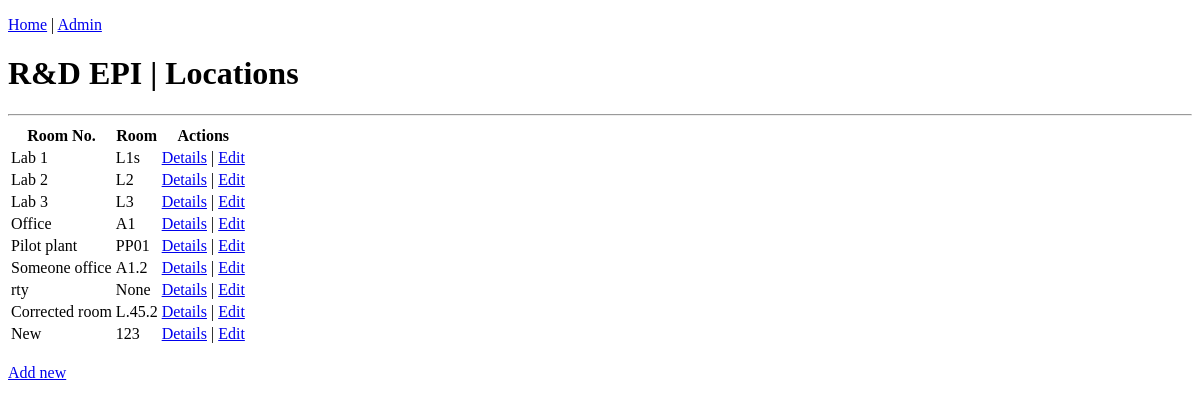
The app's page /coreapp/location/, older data.
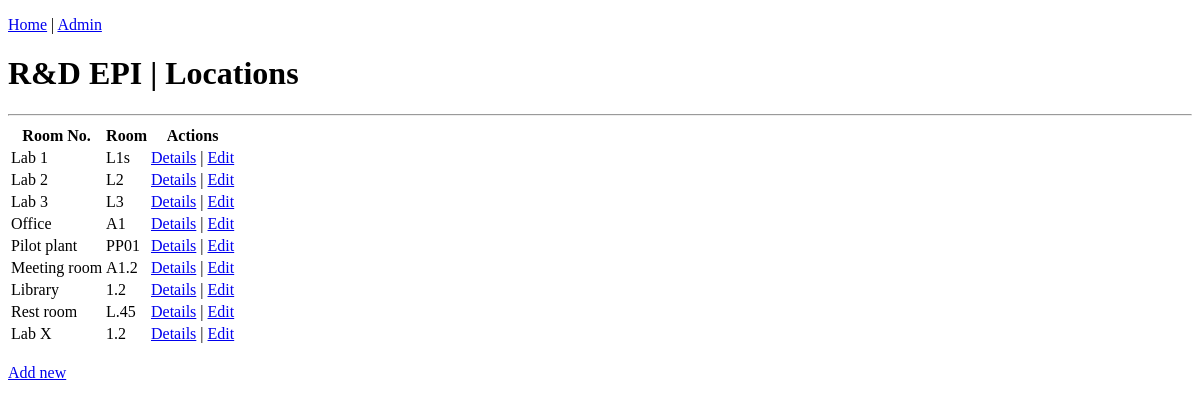
The same page, newer data.
### coreapp/models.py (models this page shows, shortened)
class Location(models.Model):
    name = models.CharField("Room", max_length=16, null=True, blank=True)
    room_num = models.CharField("Room number", max_length=16, null=True, blank=True)

### coreapp/views.py (the view)
# urls.py: path('location/', views.location_list, name='location-list'),
def location_list(request):
    locations = Location.objects.all()
    context = {'locations': locations, 'page_title': 'R&D EPI | Locations'}
    return render(request, 'coreapp/location_list.html', context)

### coreapp/templates/coreapp/location_list.html
{% extends 'coreapp/base_generic.html' %}
{% block content %}
	<h1>{{ page_title }}</h1>
	<hr>
	<table>
		<thead>
			<th>Room No.</th>
			<th>Room</th>
			<th>Actions</th>
		</thead>
		{% for location in locations %}
		<tr>
			<td>{{ location.name }}</td>
			<td>{{ location.room_num }}</td>
			<td><a href="{{ location.id }}">Details</a> | <a href="edit/{{ location.id }}">Edit</a></td>
		</tr>
		{% endfor %}
	</table>
	<br>
	<a href="{% url 'location-create' %}">Add new</a>
{% endblock %}

Row changes from the older to the newer data that the page shows:
changed Location: name "Someone office" → "Meeting room"
changed Location: name "rty" → "Library"; room_num "None" → "1.2"
changed Location: name "Corrected room" → "Rest room"; room_num "L.45.2" → "L.45"
changed Location: name "New" → "Lab X"; room_num "123" → "1.2"
